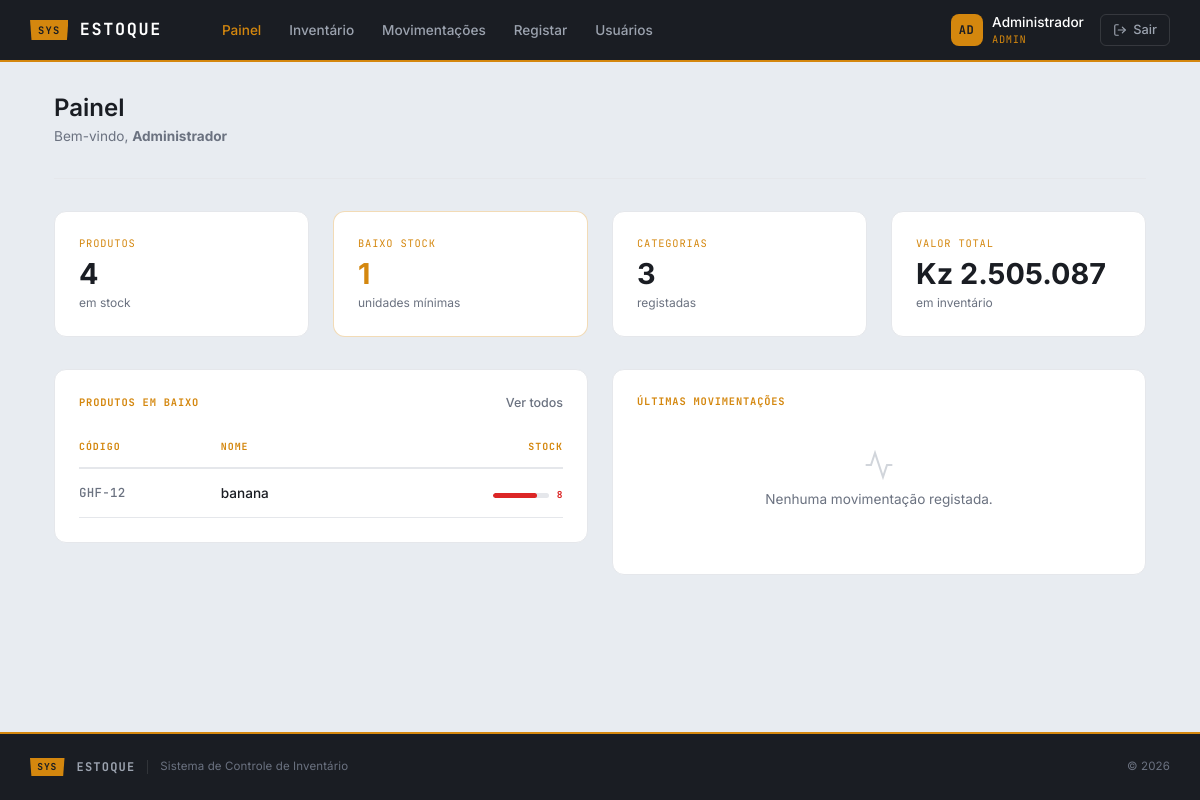
/pages/dashboard.php (signed in), run on an earlier commit of the app's database.
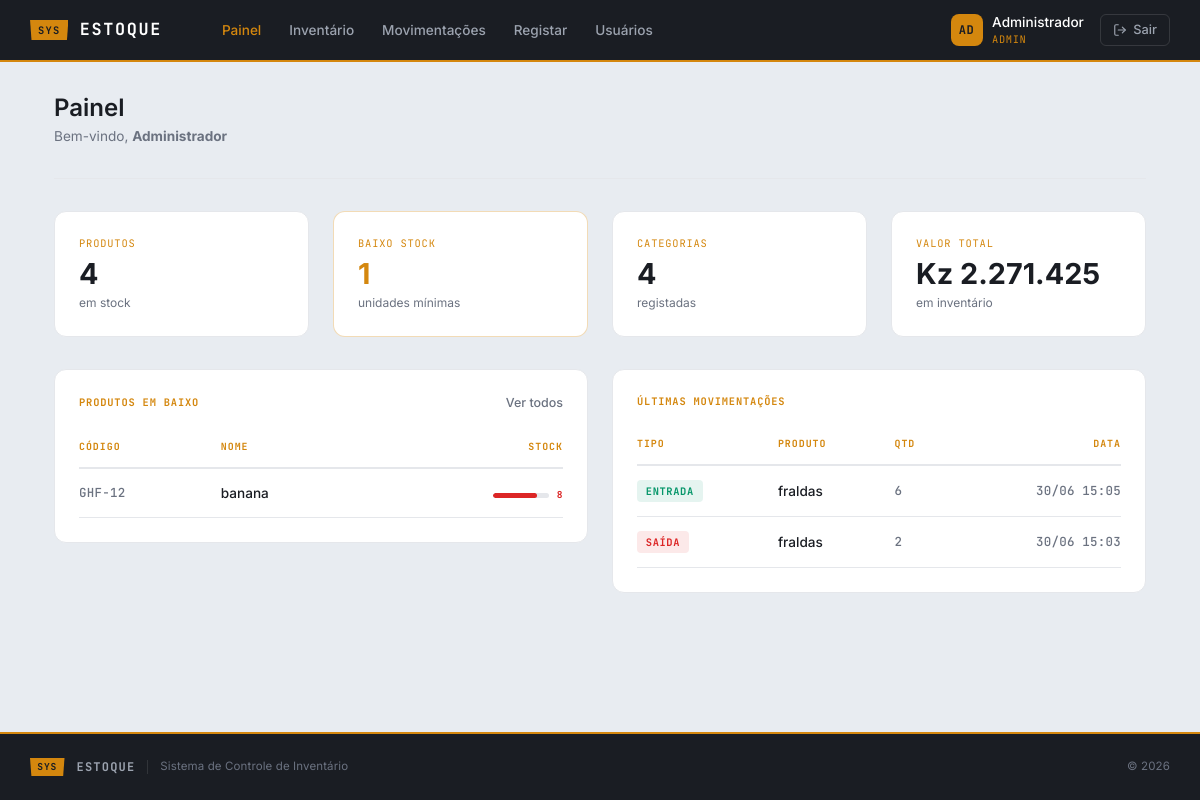
And on a later commit of the database.
### tables this page shows
CREATE TABLE `produtos` (
  `id` int(11) NOT NULL,
  `codigo` varchar(20) NOT NULL,
  `nome` varchar(100) NOT NULL,
  `categoria` varchar(100) DEFAULT NULL,
  `preco` decimal(10,2) DEFAULT NULL,
  `quantidade` int(11) DEFAULT 0,
  `categoria_id` int(11) DEFAULT NULL
);

CREATE TABLE `movimentacoes` (
  `id` int(10) UNSIGNED NOT NULL,
  `produto_id` int(11) NOT NULL,
  `usuario_id` int(11) NOT NULL,
  `tipo` enum('entrada','saida') NOT NULL,
  `quantidade` int(11) NOT NULL,
  `descricao` varchar(255) DEFAULT NULL,
  `data_movimento` datetime DEFAULT current_timestamp()
);

### model/Produto.php (called while the page is built, shortened)
<?php
class Produto {
    private $conn;
    public function __construct($conn) {
        $this->conn = $conn;
    }
    public function contarCategorias()
    {
        $sql = "SELECT COUNT(*) AS total FROM categorias";
        $query = $this->conn->prepare($sql);
        $query->execute();
        $result = $query->get_result();
        $row = $result->fetch_assoc();
        return (int)$row['total'];
    }
    public function calcularValorTotal()
    {
        $sql = "SELECT COALESCE(SUM(preco * quantidade), 0) AS total FROM produtos";
        $query = $this->conn->prepare($sql);
        $query->execute();
        $result = $query->get_result();
        $row = $result->fetch_assoc();
        return (float)$row['total'];
    }
    public function listarBaixoStock($limite = 10)
    {
        $sql = "SELECT p.*, c.nome AS categoria FROM produtos p LEFT JOIN categorias c ON p.categoria_id = c.id WHERE p.quantidade < ? ORDER BY p.quantidade ASC LIMIT 10";
        $query = $this->conn->prepare($sql);
        $query->bind_param("i", $limite);
        $query->execute();
        $result = $query->get_result();
        return $result->fetch_all(MYSQLI_ASSOC);
    }
}

### model/Movimentacao.php (called while the page is built, shortened)
<?php
class Movimentacao
{
    private $conn;
    public function __construct($conn)
    {
        $this->conn = $conn;
    }
    public function listarUltimasMovimentacoes(int $limite = 8): array
    {
        $sql = "SELECT m.*, p.nome AS produto_nome, u.nome AS usuario_nome FROM movimentacoes m LEFT JOIN produtos p ON m.produto_id = p.id LEFT JOIN usuarios u ON m.usuario_id = u.id ORDER BY m.data_movimento DESC LIMIT ?";
        $query = $this->conn->prepare($sql);
        $query->bind_param('i', $limite);
        $query->execute();
        $result = $query->get_result();
        return $result->fetch_all(MYSQLI_ASSOC);
    }
}

### pages/dashboard.php (the view, shortened to what the changed rows need)
<?php
require_once __DIR__ . "/../config/Database.php";
require_once __DIR__ . "/../model/Produto.php";
require_once __DIR__ . "/../model/Movimentacao.php";
$db = new Database();
$conn = $db->conectar();
$produto = new Produto($conn);
$movimentacao = new Movimentacao($conn);
$totalCategorias = $produto->contarCategorias();
$valorTotal = $produto->calcularValorTotal();
$produtosBaixoStock = $produto->listarBaixoStock(10);
$ultimasMovimentacoes = $movimentacao->listarUltimasMovimentacoes(8);
require_once "layouts/header.php";
?>
<div class="app-body">
    <div class="app-container">
        <div class="page-header">
            <h1>Painel</h1>
        </div>
        <div class="row g-4">
            <div class="col-12 col-md-6 col-lg-3">
                <div class="card-app card-kpi">
                    <div class="card-kpi-tag">CATEGORIAS</div>
                    <div class="card-kpi-value"><?= $totalCategorias ?></div>
                    <div class="card-kpi-label">registadas</div>
                </div>
            </div>
            <div class="col-12 col-md-6 col-lg-3">
                <div class="card-app card-kpi">
                    <div class="card-kpi-tag">VALOR TOTAL</div>
                    <div class="card-kpi-value"><?= $valorTotal >= 1000 ? 'Kz ' . number_format($valorTotal, 0, ',', '.') : 'Kz ' . number_format($valorTotal, 2, ',', '.') ?></div>
                    <div class="card-kpi-label">em inventário</div>
                </div>
            </div>
        </div>
        <div class="row g-4" style="margin-top:0.5rem;">
            <div class="col-12 col-lg-6" id="baixo-stock">
                <div class="card-app">
                    <?php if (empty($produtosBaixoStock)): ?>
                    <div class="card-section-empty">
                        <svg viewBox="0 0 24 24"><path d="M22 11.08V12a10 10 0 1 1-5.93-9.14"/><polyline points="22 4 12 14.01 9 11.01"/></svg>
                        <p>Todos os produtos com stock suficiente.</p>
                    </div>
                    <?php else: ?>
                    <div class="list-table-wrap">
                        <table class="list-table">
                            <thead>
                                <tr>
                                    <th>Código</th>
                                    <th>Nome</th>
                                    <th>Stock</th>
                                </tr>
                            </thead>
                            <tbody>
                                <?php foreach ($produtosBaixoStock as $p):
                                    $qty = (int)$p['quantidade'];
                                    if ($qty >= 10) { $stockLevel = 'low'; } else { $stockLevel = 'critical'; }
                                ?>
                                <tr>
                                    <td class="cell-code"><?= htmlspecialchars($p['codigo']) ?></td>
                                    <td class="cell-name"><?= htmlspecialchars($p['nome']) ?></td>
                                    <td>
                                        <div class="stock-wrap">
                                            <div class="stock-bar">
                                                <div class="stock-bar-fill <?= $stockLevel ?>" style="width:<?= min(($qty / 10) * 100, 100) ?>%"></div>
                                            </div>
                                            <span class="stock-label <?= $stockLevel ?>"><?= $qty ?></span>
                                        </div>
                                    </td>
                                </tr>
                                <?php endforeach; ?>
                            </tbody>
                        </table>
                    </div>
                    <?php endif; ?>
                </div>
            </div>
            <div class="col-12 col-lg-6">
                <div class="card-app">
                    <?php if (empty($ultimasMovimentacoes)): ?>
                    <div class="card-section-empty">
                        <svg viewBox="0 0 24 24"><polyline points="22 12 18 12 15 21 9 3 6 12 2 12"/></svg>
                        <p>Nenhuma movimentação registada.</p>
                    </div>
                    <?php else: ?>
                    <div class="list-table-wrap">
                        <table class="list-table">
                            <thead>
                                <tr>
                                    <th>Tipo</th>
                                    <th>Produto</th>
                                    <th>Qtd</th>
                                    <th>Data</th>
                                </tr>
                            </thead>
                            <tbody>
                                <?php foreach ($ultimasMovimentacoes as $m): ?>
                                <tr>
                                    <td>
                                        <span class="mov-badge mov-<?= $m['tipo'] ?>"><?= $m['tipo'] === 'entrada' ? 'Entrada' : 'Saída' ?></span>
                                    </td>
                                    <td class="cell-name"><?= htmlspecialchars($m['produto_nome'] ?? '—') ?></td>
                                    <td class="cell-code"><?= (int)$m['quantidade'] ?></td>
                                    <td class="cell-code"><?= date('d/m H:i', strtotime($m['data_movimento'])) ?></td>
                                </tr>
                                <?php endforeach; ?>
                            </tbody>
                        </table>
                    </div>
                    <?php endif; ?>
                </div>
            </div>
        </div>
    </div>
</div>
<?php require_once "layouts/footer.php"; ?>

What changed in the data, as far as the page shows it:
added movimentacoes: tipo "ENTRADA", produto.nome "fraldas", quantidade "6", data_movimento "30/06 15:05"
added movimentacoes: tipo "SAÍDA", produto.nome "fraldas", quantidade "2", data_movimento "30/06 15:03"
Also different on the page:
$totalCategorias: "3" → "4"
$valorTotal: "2.505.087" → "2.271.425"
text no longer shown: "Nenhuma movimentação registada."
text now shown: "TIPO PRODUTO QTD DATA"
